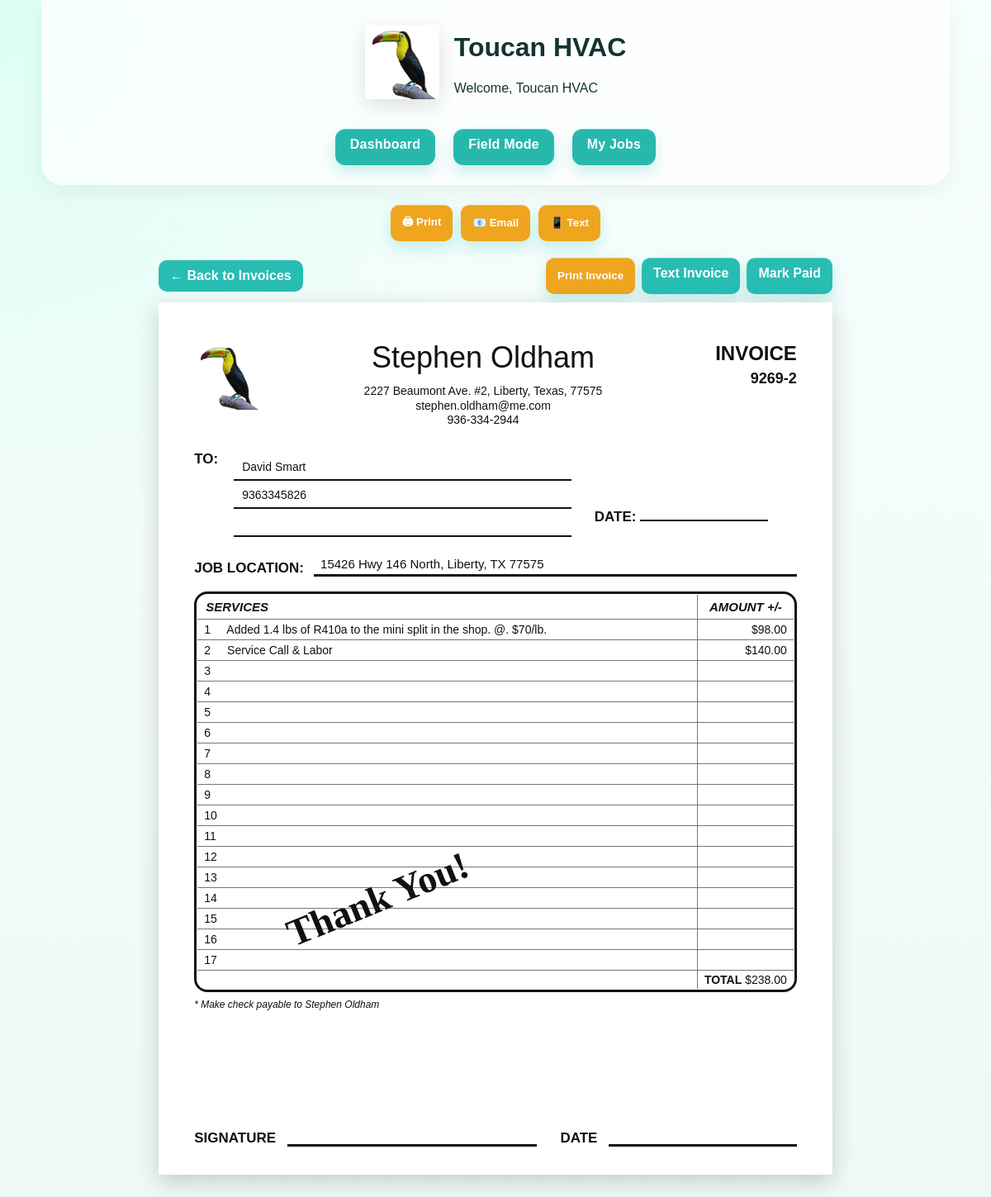
/invoice-center/2 (signed in), run on the app's committed database.
### app.py (models this page shows)
class ToucanInvoice(db.Model):
    id = db.Column(db.Integer, primary_key=True)
    customer_id = db.Column(db.Integer, db.ForeignKey("customer.id"))
    property_id = db.Column(db.Integer, db.ForeignKey("property.id"))
    job_id = db.Column(db.Integer)
    invoice_number = db.Column(db.String(50))
    invoice_date = db.Column(db.String(30))
    status = db.Column(db.String(50), default="Draft")
    notes = db.Column(db.Text)
    subtotal = db.Column(db.Float, default=0)
    tax = db.Column(db.Float, default=0)
    total = db.Column(db.Float, default=0)

class Customer(db.Model):
    id = db.Column(db.Integer, primary_key=True)
    first_name = db.Column(db.String(120), nullable=False)
    last_name = db.Column(db.String(120), nullable=False)
    phone = db.Column(db.String(50))
    email = db.Column(db.String(120))

class Property(db.Model):
    id = db.Column(db.Integer, primary_key=True)
    property_name = db.Column(db.String(120), nullable=False)
    address = db.Column(db.String(200), nullable=False)
    customer_id = db.Column(db.Integer, db.ForeignKey("customer.id"), nullable=False)

class ToucanInvoiceItem(db.Model):
    id = db.Column(db.Integer, primary_key=True)
    invoice_id = db.Column(db.Integer, db.ForeignKey("toucan_invoice.id"))
    description = db.Column(db.String(255))
    quantity = db.Column(db.Float, default=1)
    unit_price = db.Column(db.Float, default=0)
    line_total = db.Column(db.Float, default=0)

### app.py (the view)
@app.route("/invoice-center/<int:invoice_id>")
@login_required
def toucan_invoice_detail(invoice_id):
    invoice = ToucanInvoice.query.get_or_404(invoice_id)
    items = ToucanInvoiceItem.query.filter_by(invoice_id=invoice.id).all()
    customer = Customer.query.get(invoice.customer_id) if invoice.customer_id else None
    property = Property.query.get(invoice.property_id) if invoice.property_id else None
    return render_template("toucan_invoice_detail.html", invoice=invoice, items=items, customer=customer, property=property)

### app.py (called while the page is built)
def current_user():
    user_id = session.get("user_id")
    if not user_id:
        return None
    return db.session.get(User, user_id)

def login_required(f):
    @wraps(f)
    def wrapper(*args, **kwargs):
        if not current_user():
            flash("Please log in.")
            return redirect(url_for("login"))
        return f(*args, **kwargs)
    return wrapper

### templates/toucan_invoice_detail.html (shortened to what this page needs)
{% extends "base.html" %}
{% block content %}
<div class="invoice-actions no-print">
  <a href="/invoice-center">← Back to Invoices</a>
  <div class="invoice-action-buttons">
    <button onclick="window.print()">Print Invoice</button>
    {% if customer and customer.phone %}
      <a class="invoice-action-link"
         href="sms:{{ customer.phone }}&body=Invoice {{ invoice.invoice_number or invoice.id }} - Amount Due: ${{ '%.2f'|format(invoice.total or 0) }}. Stephen Oldham 936-334-2944">
         Text Invoice
      </a>
    {% endif %}
    <a class="invoice-action-link" href="/invoice-center/{{ invoice.id }}/mark-paid">Mark Paid</a>
  </div>
</div>
<div class="match-invoice">
  <div class="match-header">
    <div class="match-logo">
      <img src="{{ url_for('static', filename='logo.png') }}" alt="Toucan logo">
    </div>
    <div class="match-company">
      <h1>Stephen Oldham</h1>
      <div>2227 Beaumont Ave. #2, Liberty, Texas, 77575</div>
      <div>stephen.oldham@me.com</div>
      <div>936-334-2944</div>
    </div>
    <div class="match-meta">
      <div class="invoice-title">INVOICE</div>
      <div class="invoice-no">9269{% if invoice.id > 1 %}-{{ invoice.id }}{% endif %}</div>
    </div>
  </div>
  <div class="match-top-row">
    <div class="to-area">
      <div class="label">TO:</div>
      <div class="write-line"></div>
      <div class="write-line"></div>
      <div class="write-line"></div>
      <div class="to-fill">
        <div>{% if customer %}{{ customer.first_name }} {{ customer.last_name }}{% endif %}</div>
        <div>{% if customer %}{{ customer.phone or "" }}{% endif %}</div>
      </div>
    </div>
    <div class="date-area">
      <span class="label">DATE:</span>
      <span class="date-line">{{ invoice.invoice_date or "" }}</span>
    </div>
  </div>
  <div class="job-row">
    <span class="label">JOB LOCATION:</span>
    <span class="job-line">
      {% if property %}
        {{ property.address }}
      {% endif %}
    </span>
  </div>
  <table class="match-table">
    <thead>
      <tr>
        <th class="services-head">SERVICES</th>
        <th class="amount-head">AMOUNT +/-</th>
      </tr>
    </thead>
    <tbody>
      {% for i in range(1, 18) %}
      <tr>
        <td>
          <span class="num">{{ i }}</span>
          <span class="service-text">
            {% if items|length >= i %}
              {{ items[i-1].description }}
            {% endif %}
          </span>
        </td>
        <td>
          {% if items|length >= i %}
            ${{ "%.2f"|format(items[i-1].line_total or 0) }}
          {% endif %}
        </td>
      </tr>
      {% endfor %}
      <tr class="total-line">
        <td></td>
        <td><strong>TOTAL</strong> ${{ "%.2f"|format(invoice.total or 0) }}</td>
      </tr>
    </tbody>
  </table>
  <div class="check-pay">* Make check payable to Stephen Oldham</div>
  <div class="thank-you-fixed">Thank You!</div>
  <div class="sign-row">
    <div class="sign-block">
      <span class="label">SIGNATURE</span>
      <span class="sign-line"></span>
    </div>
    <div class="sign-block date-sign-block">
      <span class="label">DATE</span>
      <span class="sign-line"></span>
    </div>
  </div>
</div>
{% endblock %}

### data on the page
ToucanInvoice: id "2", total "238.00"
Customer: first_name "David", last_name "Smart", phone "9363345826"
Property: address "15426 Hwy 146 North, Liberty, TX 77575"
ToucanInvoiceItem: description "Added 1.4 lbs of R410a to the mini split in the shop. @. $70/lb.", line_total "98.00"
ToucanInvoiceItem: description "Service Call & Labor", line_total "140.00"

### other printed values
{{ user.name if user else "Toucan HVAC" }} "Toucan HVAC"
{{ i }} "1" "2" "3" "4" "5" "6" "7" "8" "9" "10" "11" "12" "13" "14" "15" "16" "17"
